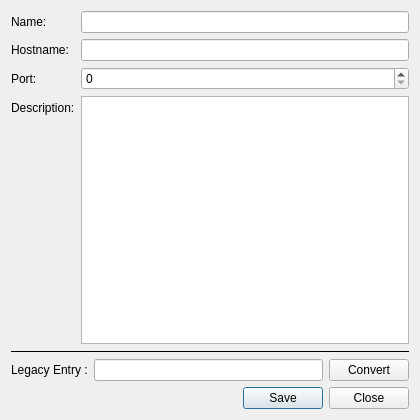
<?xml version="1.0" encoding="UTF-8"?>
<ui version="4.0">
 <class>add_server_widget</class>
 <widget class="QWidget" name="add_server_widget">
  <property name="geometry">
   <rect>
    <x>0</x>
    <y>0</y>
    <width>420</width>
    <height>420</height>
   </rect>
  </property>
  <property name="minimumSize">
   <size>
    <width>230</width>
    <height>260</height>
   </size>
  </property>
  <property name="windowTitle">
   <string>Form</string>
  </property>
  <layout class="QGridLayout" name="gridLayout">
   <item row="2" column="0">
    <layout class="QHBoxLayout" name="server_legacy_layout">
     <item>
      <widget class="QLabel" name="label">
       <property name="text">
        <string>Legacy Entry :</string>
       </property>
      </widget>
     </item>
     <item>
      <widget class="QLineEdit" name="legacy_edit"/>
     </item>
     <item>
      <widget class="QPushButton" name="parse_legacy">
       <property name="text">
        <string>Convert</string>
       </property>
      </widget>
     </item>
    </layout>
   </item>
   <item row="0" column="0">
    <layout class="QFormLayout" name="server_new_layout">
     <item row="0" column="0">
      <widget class="QLabel" name="label_3">
       <property name="text">
        <string>Name:</string>
       </property>
      </widget>
     </item>
     <item row="0" column="1">
      <widget class="QLineEdit" name="name"/>
     </item>
     <item row="1" column="0">
      <widget class="QLabel" name="label_4">
       <property name="text">
        <string>Hostname:</string>
       </property>
      </widget>
     </item>
     <item row="1" column="1">
      <widget class="QLineEdit" name="hostname"/>
     </item>
     <item row="2" column="0">
      <widget class="QLabel" name="label_5">
       <property name="text">
        <string>Port:</string>
       </property>
      </widget>
     </item>
     <item row="2" column="1">
      <widget class="QSpinBox" name="port">
       <property name="maximum">
        <number>65535</number>
       </property>
      </widget>
     </item>
     <item row="3" column="0">
      <widget class="QLabel" name="label_2">
       <property name="text">
        <string>Description:</string>
       </property>
      </widget>
     </item>
     <item row="3" column="1">
      <widget class="QPlainTextEdit" name="description">
       <property name="sizePolicy">
        <sizepolicy hsizetype="MinimumExpanding" vsizetype="MinimumExpanding">
         <horstretch>0</horstretch>
         <verstretch>0</verstretch>
        </sizepolicy>
       </property>
      </widget>
     </item>
    </layout>
   </item>
   <item row="1" column="0">
    <widget class="Line" name="line">
     <property name="frameShadow">
      <enum>QFrame::Plain</enum>
     </property>
     <property name="orientation">
      <enum>Qt::Horizontal</enum>
     </property>
    </widget>
   </item>
   <item row="3" column="0">
    <widget class="QDialogButtonBox" name="button_box">
     <property name="standardButtons">
      <set>QDialogButtonBox::Close|QDialogButtonBox::Save</set>
     </property>
    </widget>
   </item>
  </layout>
 </widget>
 <resources/>
 <connections/>
</ui>
